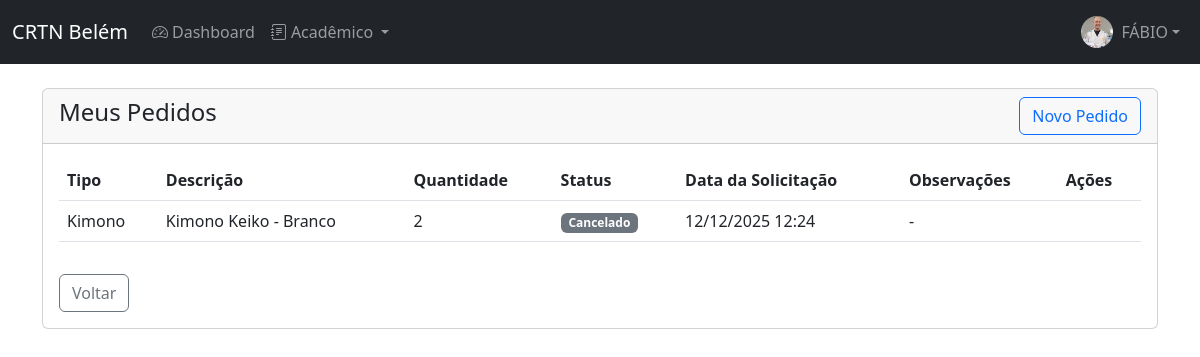
Page /aluno/pedidos/ (signed in) on the committed database.
### academia/models.py (models this page shows, shortened)
class User(AbstractUser):
    STATUS_CHOICES = [('ATIVO', 'Ativo'), ('INATIVO', 'Inativo'), ('PENDENTE', 'Pendente')]
    GROUP_ROLE_CHOICES = [('STD', 'Aluno'), ('PRO', 'Professor'), ('ADM', 'Administrador')]
    KIMONO_SIZE_CHOICES = [('A0', 'A0'), ('A1', 'A1'), ('A2', 'A2'), ('A3', 'A3'), ('A4', 'A4'), ('A5', 'A5'), ('A6', 'A6')]
    BELT_SIZE_CHOICES = [('A0', 'A0'), ('A1', 'A1'), ('A2', 'A2'), ('A3', 'A3'), ('A4', 'A4'), ('A5', 'A5'), ('A6', 'A6')]
    birthday = models.DateField('Data de Nascimento', null=True, blank=True)
    group_role = models.CharField('Perfil', max_length=3, choices=GROUP_ROLE_CHOICES, default='STD')
    status = models.CharField('Status', max_length=8, choices=STATUS_CHOICES, default='PENDENTE')
    photo = models.ImageField('Foto', upload_to=photo_upload_to, null=True, blank=True)
    height = models.IntegerField('Altura (cm)', null=True, blank=True)
    weight = models.IntegerField('Peso (kg)', null=True, blank=True)
    kimono_size = models.CharField('Tamanho do Kimono', max_length=2, choices=KIMONO_SIZE_CHOICES, null=True, blank=True)
    belt_size = models.CharField('Tamanho da Faixa', max_length=2, choices=BELT_SIZE_CHOICES, null=True, blank=True)
    whatsapp = models.CharField('WhatsApp', max_length=20, null=True, blank=True)
    responsible = models.ForeignKey('self', on_delete=models.SET_NULL, null=True, blank=True, related_name='dependents')
    class Meta:
        verbose_name, verbose_name_plural = 'Usuário', 'Usuários'
        ordering = ['first_name', 'last_name']
    def is_student(self): return self.group_role == 'STD'
    def is_professor_or_admin(self): return self.group_role in ['PRO', 'ADM']

class Pedido(models.Model):
    STATUS_CHOICES = [
        ('PEND', 'Pendente'), ('APRO', 'Aprovado'), ('CANC', 'Cancelado'),
        ('REJE', 'Rejeitado'), ('ENTR', 'Aguardando entrega'), ('FINA', 'Finalizado')
    ]
    aluno = models.ForeignKey(User, on_delete=models.CASCADE, limit_choices_to={'group_role': 'STD'}, related_name='pedidos')
    item = models.ForeignKey(Item, on_delete=models.CASCADE, related_name='pedidos')
    quantidade = models.IntegerField(default=1)
    status = models.CharField('Status', max_length=4, choices=STATUS_CHOICES, default='PEND')
    data_solicitacao = models.DateTimeField('Data de Solicitação', auto_now_add=True)
    data_aprovacao = models.DateTimeField('Data de Aprovação', null=True, blank=True)
    aprovado_por = models.ForeignKey(User, on_delete=models.SET_NULL, null=True, blank=True, limit_choices_to={'group_role__in': ['PRO', 'ADM']}, related_name='pedidos_aprovados')
    rejection_reason = models.TextField('Motivo da Rejeição', blank=True, null=True)
    cancellation_reason = models.TextField('Motivo do Cancelamento', blank=True, null=True)
    final_value = models.DecimalField('Valor Final', max_digits=10, decimal_places=2, null=True, blank=True)
    class Meta:
        verbose_name, verbose_name_plural = 'Pedido', 'Pedidos'
        ordering = ['-data_solicitacao']

class Item(models.Model):
    TIPO_CHOICES = [('KIMONO', 'Kimono'), ('FAIXA', 'Faixa'), ('HASHGUARD', 'Hashguard'), ('TAXA', 'Taxa')]
    nome = models.CharField(max_length=100)
    tipo = models.CharField(max_length=10, choices=TIPO_CHOICES)
    valor = models.DecimalField(max_digits=10, decimal_places=2, null=True, blank=True)
    quantidade = models.IntegerField(null=True, blank=True)

### academia/views.py (the view)
# urls.py: path('aluno/pedidos/', views.aluno_pedidos, name='aluno_pedidos'),
@login_required
def aluno_pedidos(request):
    if not request.user.is_student():
        raise PermissionDenied
    pedidos = Pedido.objects.filter(aluno=request.user)
    return render(request, 'academia/aluno/pedidos.html', {'pedidos': pedidos})

### academia/context_processors.py (called while the page is built, shortened)
def notifications_context(request):
    if not request.user.is_active:
        return {}
    notifications = []
    if request.user.is_student():
        approved_attendances = AttendanceRequest.objects.filter(student=request.user, status='APR', notified=False)
        if approved_attendances.exists():
            count = approved_attendances.count()
            notifications.append({
                'text': f'{count} presença(s) aprovada(s).',
                'url': 'aluno_presencas'
            })
        new_graduations = Graduacao.objects.filter(aluno=request.user, notified=False)
        if new_graduations.exists():
            notifications.append({
                'text': 'Você tem uma nova graduação!',
                'url': 'aluno_graduacoes'
            })
    if notifications:
        return {'notifications': notifications, 'has_pending_tasks': True}
    return {}

def account_management_context(request):
    original_user_id = request.session.get('original_user_id')
    main_user = None
    if original_user_id:
        try:
            main_user = User.objects.get(id=original_user_id)
        except User.DoesNotExist:
            request.session.pop('original_user_id', None)
    else:
        main_user = request.user
    dependents = main_user.dependents.all() if main_user and main_user.dependents.exists() else []
    return {
        'original_user_id': original_user_id,
        'dependents_list': dependents,
    }

def global_context(request):
    if not request.user.is_authenticated:
        return {}
    context = {}
    context.update(notifications_context(request))
    context.update(account_management_context(request))
    return context

### academia/templates/academia/aluno/pedidos.html (shortened to what this page needs)
{% extends 'academia/base.html' %}
{% block content %}
<div class="row">
    <div class="col-md-12">
        <div class="card">
            <div class="card-header d-flex justify-content-between align-items-center">
                <h4>Meus Pedidos</h4>
                <a href="{% url 'aluno_pedido_novo' %}" class="btn btn-outline-primary">Novo Pedido</a>
            </div>
            <div class="card-body">
                {% if pedidos %}
                    <div class="table-responsive">
                        <table class="table table-hover align-middle">
                            <thead>
                                <tr>
                                    <th>Tipo</th>
                                    <th>Descrição</th>
                                    <th>Quantidade</th>
                                    <th>Status</th>
                                    <th>Data da Solicitação</th>
                                    <th>Observações</th>
                                    <th>Ações</th>
                                </tr>
                            </thead>
                            <tbody>
                                {% for pedido in pedidos %}
                                    <tr>
                                        <td>{{ pedido.item.get_tipo_display }}</td>
                                        <td>{{ pedido.item.nome }}</td>
                                        <td>{{ pedido.quantidade }}</td>
                                        <td>
                                            {% if pedido.status == 'PEND' %}
                                                <span class="badge bg-warning text-dark">Pendente</span>
                                            {% elif pedido.status == 'APRO' %}
                                                <span class="badge bg-primary">Aprovado</span>
                                            {% elif pedido.status == 'CANC' %}
                                                <span class="badge bg-secondary">Cancelado</span>
                                            {% elif pedido.status == 'REJE' %}
                                                <span class="badge bg-danger">Rejeitado</span>
                                            {% elif pedido.status == 'ENTR' %}
                                                <span class="badge bg-info text-dark">Aguardando Entrega</span>
                                            {% elif pedido.status == 'FINA' %}
                                                <span class="badge bg-success">Finalizado</span>
                                            {% endif %}
                                        </td>
                                        <td>{{ pedido.data_solicitacao|date:"d/m/Y H:i" }}</td>
                                        <td>
                                            {% if pedido.status == 'REJE' and pedido.rejection_reason %}
                                                <small class="text-danger">{{ pedido.rejection_reason }}</small>
                                            {% elif pedido.status == 'CANC' and pedido.cancellation_reason %}
                                                <small class="text-muted">{{ pedido.cancellation_reason }}</small>
                                            {% else %}
                                                -
                                            {% endif %}
                                        </td>
                                        <td>
                                        </td>
                                    </tr>
                                {% endfor %}
                            </tbody>
                        </table>
                    </div>
                {% else %}
                    <p class="text-muted">Nenhum pedido encontrado.</p>
                {% endif %}
                <div class="mt-3">
                    <a href="{% url 'dashboard' %}" class="btn btn-outline-secondary">Voltar</a>
                </div>
            </div>
        </div>
    </div>
</div>
{% endblock %}

### academia/templates/academia/base.html (shortened to what this page needs)
{% load static %}
<!DOCTYPE html>
<html lang="pt-BR">
<head>
    <link href="https://cdn.jsdelivr.net/npm/bootstrap@5.3.0/dist/css/bootstrap.min.css" rel="stylesheet">
    <link rel="stylesheet" href="https://cdn.jsdelivr.net/npm/bootstrap-icons@1.11.0/font/bootstrap-icons.css">
    <link rel="stylesheet" href="{% static 'academia/css/styles.css' %}">
</head>
<body>
{% if user.is_authenticated %}
    <nav class="navbar navbar-expand-lg navbar-dark bg-dark">
        <div class="container-fluid">
            <a class="navbar-brand" href="{% url 'dashboard' %}">CRTN Belém</a>
            <div class="collapse navbar-collapse" id="navbarNav">
                <ul class="navbar-nav me-auto">
                    <li class="nav-item">
                        <a class="nav-link" href="{% url 'dashboard' %}">
                            <i class="bi bi-speedometer2 me-1"></i>Dashboard
                        </a>
                    </li>
                    {% if user.is_student or user.is_professor_or_admin %}
                        <li class="nav-item dropdown">
                            <a class="nav-link dropdown-toggle" href="#" role="button" data-bs-toggle="dropdown"
                               aria-expanded="false">
                                <i class="bi bi-journal-text me-1"></i>Acadêmico
                            </a>
                        </li>
                    {% endif %}
                </ul>
                <ul class="navbar-nav">
                    <li class="nav-item dropdown">
                        <a class="nav-link dropdown-toggle d-flex align-items-center" href="#" role="button"
                           data-bs-toggle="dropdown" aria-expanded="false">
                            {% if user.photo %}
                                <img src="{{ user.photo.url }}" alt="Foto" class="rounded-circle me-2" width="32"
                                     height="32" style="object-fit: cover;">
                            {% else %}
                                <div class="bg-secondary rounded-circle me-2 d-flex align-items-center justify-content-center"
                                     style="width: 32px; height: 32px;">
                                    <i class="bi bi-person text-white"></i>
                                </div>
                            {% endif %}
                            <span>{{ user.first_name.upper }}</span>
                        </a>
                    </li>
                </ul>
            </div>
        </div>
    </nav>
{% endif %}
<div class="container mt-4">
    {% block content %}{% endblock %}
</div>
</body>
</html>

### rows in the picture
User: photo (picture), first_name "FÁBIO"
Pedido: item.tipo "Kimono", item.nome "Kimono Keiko - Branco", quantidade "2", status "Cancelado", data_solicitacao "12/12/2025 12:24"
